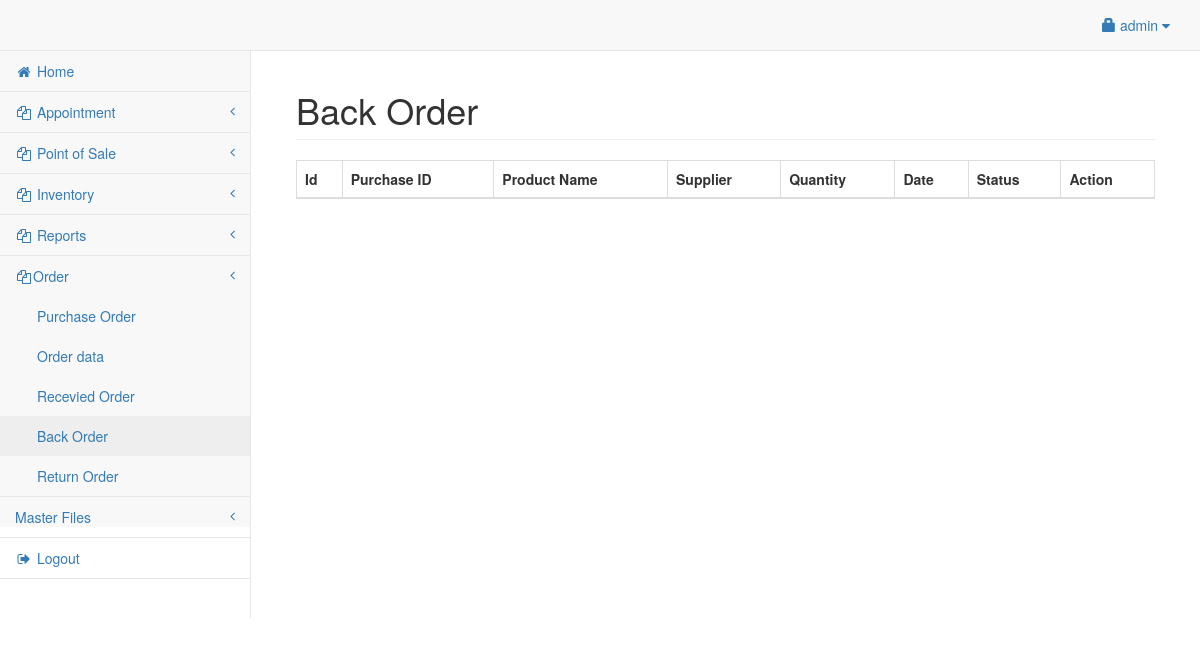
Page /admin/back_order.php (signed in) on the earlier database version.
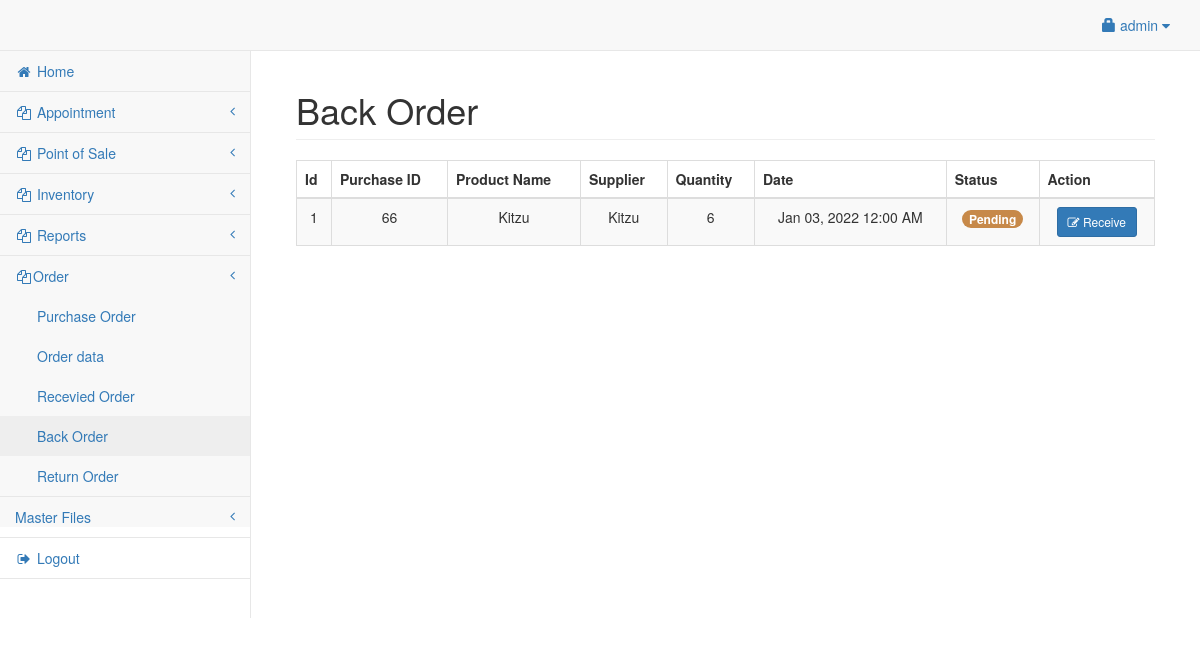
Same page on the later database version.
### tables this page shows
CREATE TABLE `backorder` (
  `backid` int(11) NOT NULL,
  `purchase_id` int(11) NOT NULL,
  `product_id` int(11) NOT NULL,
  `supplier_id` int(11) NOT NULL,
  `quantity` int(11) NOT NULL,
  `date` date NOT NULL,
  `status` varchar(200) NOT NULL
);

CREATE TABLE `product` (
  `productid` int(11) NOT NULL,
  `categoryid` int(11) NOT NULL,
  `barcode_id` varchar(25) NOT NULL,
  `product_name` varchar(150) NOT NULL,
  `product_price` double NOT NULL,
  `price` int(10) NOT NULL,
  `product_qty` double NOT NULL,
  `photo` varchar(200) NOT NULL,
  `supplierid` int(11) NOT NULL,
  `date` date NOT NULL,
  `about` varchar(250) NOT NULL,
  `damage_qty` double NOT NULL
);

CREATE TABLE `supplier` (
  `userid` int(11) NOT NULL,
  `company_name` varchar(50) NOT NULL,
  `company_address` varchar(150) NOT NULL,
  `contact` varchar(50) NOT NULL
);

### admin/back_order.php (the view, shortened to what this page needs)
<?php include('header.php'); ?>
<body>
    <div id="wrapper">
        <?php include('navbar.php'); ?>
        <div style="height:50px;"></div>
        <div id="page-wrapper">
            <div class="container-fluid">
                <div class="row">
                    <div class="col-lg-12">
                        <h1 class="page-header">Back Order
                        </h1>
                    </div>
                </div>
                <div class="row">
                    <div class="col-lg-12">
                        <table width="100%" class="table table-striped table-bordered table-hover" id="prodTable">
                            <thead>
                                <tr>
                                    <th>Id</th>
                                    <th>Purchase ID</th>
                                    <th>Product Name</th>
                                    <th>Supplier</th>
                                    <th>Quantity</th>
                                    <th>Date</th>
                                    <th>Status</th>
                                    <th>Action</th>
                                </tr>
                            </thead>
                            <tbody>
                                <?php
                                $pq = mysqli_query($conn, "SELECT * FROM backorder a join product b on b.productid=a.product_id
                                join supplier c on c.userid=b.supplierid WHERE a.status = 'Pending' ");
                                while ($pqrow = mysqli_fetch_array($pq)) {
                                    $pid = $pqrow['backid'];
                                ?>
                                    <tr>
                                        <td>
                                            <center><?php echo $pqrow['backid']; ?></center>
                                        </td>
                                        <td>
                                            <center>
                                                <?php echo $pqrow['purchase_id']; ?></center>
                                        </td>
                                        <td>
                                            <center>
                                                <?php echo $pqrow['product_name']; ?></center>
                                        </td>
                                        <td>
                                            <center>
                                                <?php echo $pqrow['company_name']; ?></center>
                                        </td>
                                        <td>
                                            <center>
                                               <?php echo $pqrow['quantity'] ?>
                                            </center>
                                        </td>
                                        <td>
                                            <center><?php echo date('M d, Y h:i A', strtotime($pqrow['date'])); ?></center>
                                        </td>
                                        <td>
                                            <center><span class='badge badge-pill' style='background:#c78949 '>Pending</span>
                                            </center>
                                        </td>
                                        <td>
                                            <center>
                                                    <button class="btn btn-primary btn-sm" data-toggle="modal" data-target="#backorder_<?php echo $pid; ?>"><i class="fa fa-edit"></i> Receive</button>  </center>
                                        </td>
                                    </tr>
                                <?php
                                }
                                ?>
                            </tbody>
                        </table>
                    </div>
                </div>
            </div>
</body>
</html>

Differences in the rows shown:
added backorder: backid "1", purchase "66", product.product_name "Kitzu", supplier.company_name "Kitzu", quantity "6", product.date "Jan 03, 2022 12:00 AM"
